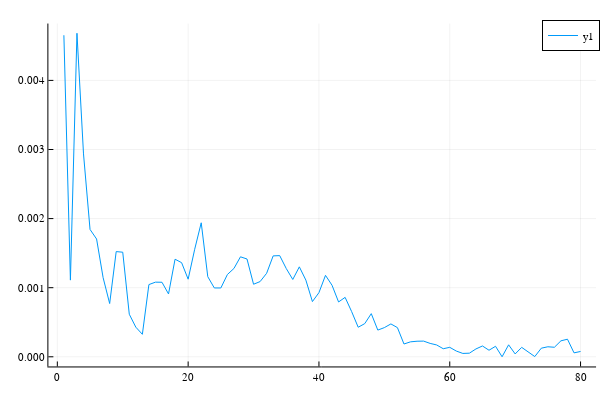

Notebook code for this chart:
### Code cell
K_error=zeros(80)
for i=21:100
    K_error[i-20]=abs(mean(K_vec[21:i])-4.2300)
end
plot(K_error)

### Figure 1 — Plotly figure (JSON) as saved in the notebook; plotly's stock layout.template omitted (floating-point values rounded to 4 significant figures)
{"data": [{"colorbar": {"len": 0.9525, "title": "", "x": 0.9934, "y": 0.5139}, "legendgroup": "y1", "line": {"color": "rgba(0, 154, 250, 1.000)", "dash": "solid", "shape": "linear", "width": 1}, "mode": "lines", "name": "y1", "showlegend": true, "type": "scatter", "x": [1, 2, 3, 4, 5, 6, 7, 8, 9, 10, 11, 12, 13, 14, 15, 16, 17, 18, 19, 20, 21, 22, 23, 24, 25, 26, 27, 28, 29, 30, 31, 32, 33, 34, 35, 36, 37, 38, 39, 40, 41, 42, 43, 44, 45, 46, 47, 48, 49, 50, 51, 52, 53, 54, 55, 56, 57, 58, 59, 60, 61, 62, 63, 64, 65, 66, 67, 68, 69, 70, 71, 72, 73, 74, 75, 76, 77, 78, 79, 80], "xaxis": "x", "y": [0.004654, 0.00111, 0.004682, 0.002936, 0.001843, 0.001705, 0.001145, 0.0007707, 0.001522, 0.001514, 0.0006156, 0.0004286, 0.0003254, 0.001045, 0.00108, 0.001079, 0.0009095, 0.001412, 0.001362, 0.001123, 0.001556, 0.001939, 0.00116, 0.0009963, 0.0009959, 0.001191, 0.001278, 0.001447, 0.001415, 0.00105, 0.001088, 0.001208, 0.00146, 0.001464, 0.001277, 0.001119, 0.001302, 0.00111, 0.0007987, 0.0009285, 0.001179, 0.001035, 0.0007936, 0.00086, 0.0006538, 0.0004275, 0.0004796, 0.0006244, 0.0003865, 0.0004221, 0.0004754, 0.000422, 0.000185, 0.0002163, 0.000225, 0.0002269, 0.0001938, 0.0001711, 0.0001165, 0.0001366, 8.288e-05, 4.868e-05, 5.206e-05, 0.0001133, 0.0001564, 9.462e-05, 0.0001519, 4.756e-07, 0.0001733, 4.115e-05, 0.0001362, 6.612e-05, 3.198e-06, 0.0001245, 0.0001448, 0.0001379, 0.000231, 0.0002544, 5.696e-05, 7.668e-05], "yaxis": "y"}], "layout": {"annotations": [], "height": 400, "legend": {"bgcolor": "rgba(255, 255, 255, 1.000)", "bordercolor": "rgba(0, 0, 0, 1.000)", "borderwidth": 1, "font": {"color": "rgba(0, 0, 0, 1.000)", "family": "sans-serif", "size": 11}, "title": {"font": {"color": "rgba(0, 0, 0, 1.000)", "family": "sans-serif", "size": 15}, "text": ""}, "tracegroupgap": 0, "traceorder": "normal", "x": 1, "xanchor": "auto", "y": 1, "yanchor": "auto"}, "margin": {"b": 20, "l": 0, "r": 0, "t": 20}, "paper_bgcolor": "rgba(255, 255, 255, 1.000)", "plot_bgcolor": "rgba(255, 255, 255, 1.000)", "showlegend": true, "width": 600, "xaxis": {"anchor": "y", "domain": [0.08064, 0.9934], "gridcolor": "rgba(0, 0, 0, 0.100)", "gridwidth": 0.5, "linecolor": "rgba(0, 0, 0, 1.000)", "mirror": false, "range": [-1.37, 82.37], "showgrid": true, "showline": true, "showticklabels": true, "tickangle": 0, "tickcolor": "rgb(0, 0, 0)", "tickfont": {"color": "rgba(0, 0, 0, 1.000)", "family": "sans-serif", "size": 11}, "tickmode": "array", "ticks": "inside", "ticktext": ["0", "20", "40", "60", "80"], "tickvals": [0, 20, 40, 60, 80], "title": "", "titlefont": {"color": "rgba(0, 0, 0, 1.000)", "family": "sans-serif", "size": 15}, "type": "-", "visible": true, "zeroline": false, "zerolinecolor": "rgba(0, 0, 0, 1.000)"}, "yaxis": {"anchor": "x", "domain": [0.03762, 0.9902], "gridcolor": "rgba(0, 0, 0, 0.100)", "gridwidth": 0.5, "linecolor": "rgba(0, 0, 0, 1.000)", "mirror": false, "range": [-0.00014, 0.004823], "showgrid": true, "showline": true, "showticklabels": true, "tickangle": 0, "tickcolor": "rgb(0, 0, 0)", "tickfont": {"color": "rgba(0, 0, 0, 1.000)", "family": "sans-serif", "size": 11}, "tickmode": "array", "ticks": "inside", "ticktext": ["0.000", "0.001", "0.002", "0.003", "0.004"], "tickvals": [0, 0.001, 0.002, 0.003, 0.004], "title": "", "titlefont": {"color": "rgba(0, 0, 0, 1.000)", "family": "sans-serif", "size": 15}, "type": "-", "visible": true, "zeroline": false, "zerolinecolor": "rgba(0, 0, 0, 1.000)"}}}
